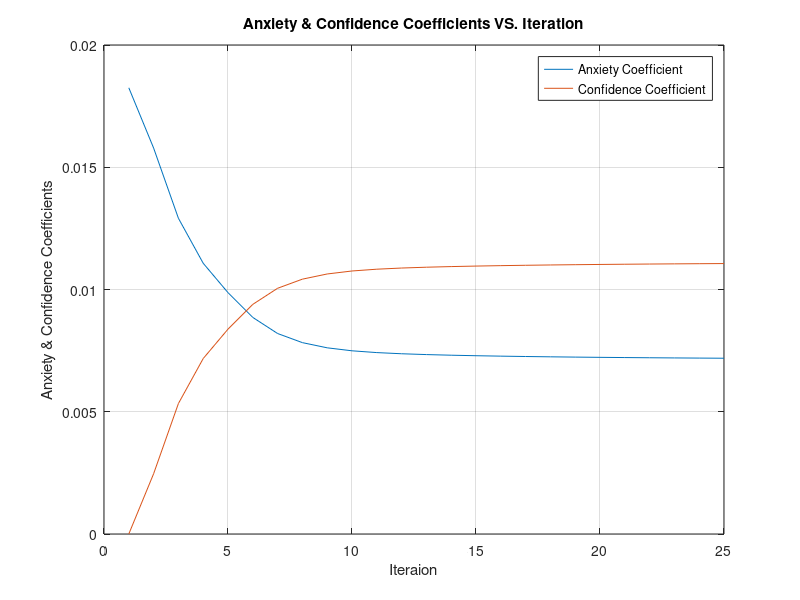
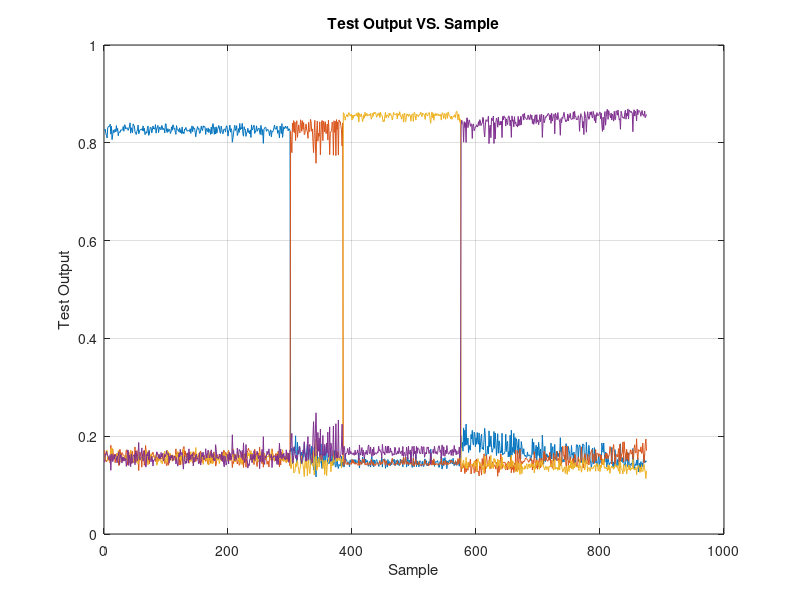

Source code (MATLAB) for these figures, in order:
clc;clear; close all;
load data_train.mat
load data_test.mat

X_train = {  X_train_n , X_train_f16 , X_train_f17 , X_train_f18 } ;
X_test = { X_test_n , X_test_f16 , X_test_f17 , X_test_f18 } ;

ClassNo = size( X_train , 2 ) ;

%%

x_test = [] ;
x_train = [] ;
for i=1:ClassNo
    x_train=[x_train; X_train{i}];
    x_test=[x_test; X_test{i}];
    [n_train(i) ~]=size(X_train{i});
    [n_test(i) ~]=size(X_test{i});
end

Min=min(x_train);
h=max(x_train)-min(x_train);
clear X_train X_test 
%%
X_train=((x_train-ones(size(x_train,1),1)*Min)./(ones(size(x_train,1),1)*h))*2-1;
X_test=((x_test-ones(size(x_test,1),1)*Min)./(ones(size(x_test,1),1)*h))*2-1;

T=[];
for i=1:ClassNo
    temp=0.3*rand(n_train(i),ClassNo);
    temp(:,i)=0.7+0.3*rand(n_train(i),1);
    T=[T ;temp];
end

%%  
[ ~ , in ] = size(X_train) ; 
    
l = 5 ;
alfa = 0.1;
eta = 0.2;
X_b = 1 ;

%% Hidden Layer
W_D = rand(in,l)*0.3 ;
W_Dhb = rand(1,l)*0.3 ;
W_V = rand(in,l)*0.3 ;
W_Vhm = rand(1,l)*0.3 ;

%% Output Layer
W = rand(l,ClassNo)*0.3 ;
W_jb = rand(1,ClassNo)*0.3 ;
W_jm = rand(1,ClassNo)*0.3 ;

%%
W_D_t_1 = zeros(in,l) ;
W_Dhb_t_1 = zeros(1,l) ;
W_V_t_1 = zeros(in,l) ;
W_Vhm_t_1 = zeros(1,l) ;
W_t_1 = zeros(l,ClassNo) ;
W_jb_t_1 = zeros(1,ClassNo) ;
W_jm_t_1 = zeros(1,ClassNo) ;

%%   Pn=S^2*XI
Y_nPAT = 1/in * sum( X_train , 2 );
pn=sum(n_train);
for t=1:25
    if t==1
        k=0;
        mu=1;
    else
        k=K(t-1);
        mu=Mu(t-1);
    end
    
    for p=1:pn
        XI= X_train(p,:) ;
        YI= XI ;

        TP_DhL= YI * W_D ;
        TP_Dhb = X_b * W_Dhb ;
        X_HD = TP_DhL + TP_Dhb ;

        Y_AcP = 1/p * sum( Y_nPAT(1:p,:) ) ;
        TP_VhG = Y_AcP * ones(1,in) * W_V ;
        TP_Vm = Y_AcP * W_Vhm ;   
        X_HV = TP_VhG + TP_Vm ;

        Y_H = 1./(1 + exp( - X_HD - X_HV ));
        TP_jc = Y_H * W ;

        TP_jb = X_b * W_jb ;
        TP_jm = Y_AcP * W_jm ;

        XJ = TP_jc + TP_jb + TP_jm ;

        YJ = 1./( 1 + exp( - XJ ) ) ;

        e(p) = sum( ( T(p,:) - YJ ) .^2 ) ;

        Y_AvPAT = 1/pn * sum( Y_nPAT ) ;

        W_D_t = W_D ;
        W_Dhb_t = W_Dhb ;
        W_V_t = W_V ;
        W_Vhm_t = W_Vhm ;
        W_t = W ;
        W_jb_t = W_jb ;
        W_jm_t = W_jm ;

        delta = YJ .* ( ones(size(YJ)) - YJ ) .* ( T(p,:) - YJ ) ;
        
        W = W + eta *  Y_H' * delta + alfa * ( W - W_t_1 );

        W_jb = W_jb + eta  * delta + alfa * ( W_jb - W_jb_t_1 );

        W_jm = W_jm + mu *  Y_AvPAT * delta + k * ( W_jm - W_jm_t_1 );

        delta_h = Y_H .* ( ones(size(Y_H)) - Y_H ) .* (  delta * W' ) ;

        W_D = W_D + eta *  YI' * delta_h + alfa * ( W_D - W_D_t_1 );

        W_Dhb = W_Dhb + eta * delta_h + alfa * ( W_Dhb - W_Dhb_t_1 );

        W_V = W_V + mu *  ( Y_AvPAT + YI )' * delta_h + k * ( W_V - W_V_t_1 );

        W_Vhm = W_Vhm + mu *  Y_AvPAT * delta_h + k * ( W_Vhm - W_Vhm_t_1 );

        W_D_t_1 = W_D_t ;
        W_Dhb_t_1 = W_Dhb_t ;
        W_V_t_1 = W_V_t ;
        W_Vhm_t_1 = W_Vhm_t ;
        W_t_1 = W_t ;
        W_jb_t_1 = W_jb_t ;
        W_jm_t_1 = W_jm_t ;
        
    end
        
    E(t) = sum( e )/ ( pn * ClassNo )  ;

    Mu(t) = Y_AvPAT + E(t) ;
    if t==1
        Mu0=Mu;
    end
    K(t) = Mu0 - Mu(t) ;
    
end


%%
figure
plot(Mu)
hold all
plot(K)
hold off
grid on
legend('Anxiety Coefficient','Confidence Coefficient');
title('Anxiety & Confidence Coefficients VS. Iteration')
xlabel('Iteraion')
ylabel('Anxiety & Confidence Coefficients')

%% Test Part
Y_nPAT = 1/in * sum( X_test , 2 );
pn=sum(n_test);
for p=1:pn
    XI= X_test(p,:) ;
    YI= XI ;

    TP_DhL= YI * W_D ;
    TP_Dhb = X_b * W_Dhb ;
    X_HD = TP_DhL + TP_Dhb ;

    Y_AcP = 1/p * sum( Y_nPAT(1:p,:) ) ;
    TP_VhG = Y_AcP * ones(1,in) * W_V ;
    TP_Vm = Y_AcP * W_Vhm ;   
    X_HV = TP_VhG + TP_Vm ;

    Y_H = 1./(1 + exp( - X_HD - X_HV ));
    TP_jc = Y_H * W ;

    TP_jb = X_b * W_jb ;
    TP_jm = Y_AcP * W_jm ;

    XJ = TP_jc + TP_jb + TP_jm ;

    YJ(p,:) = 1./( 1 + exp( - XJ ) ) ;
    tem=YJ(p,:);
    Class(p)=ClassNo+1;
    f=1;
    rc=0;
    while ( rc==0 && f <= ClassNo)
        if tem(f)>=0.7
            tem(f)=[];
            rc=1;
            if tem<=0.3
                Class(p)=f;
            end
        end
        f=f+1;
    end
end
figure
plot(YJ)
grid on
title('Test Output VS. Sample')
xlabel('Sample')
ylabel('Test Output')

for n=1:ClassNo
    C=Class(1:n_test(n));
    Class(1:n_test(n))=[];
    for j=1:ClassNo+1
       Confidence(n,j)=size(C(C==j),2)/n_test(n);
    end
end
Confidence